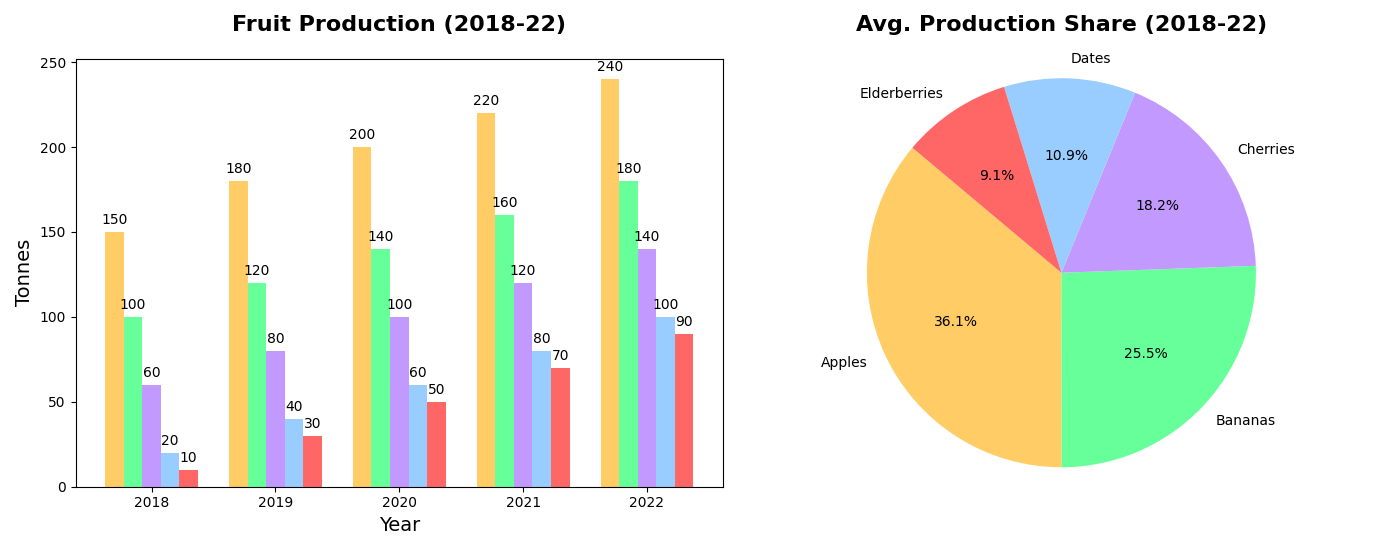

The Python source for this figure:
import matplotlib.pyplot as plt
import numpy as np

fruits = ["Apples", "Bananas", "Cherries", "Dates", "Elderberries"]
years = ["2018", "2019", "2020", "2021", "2022"]

fruit_production = np.array([
    [150, 180, 200, 220, 240],  # Apples
    [100, 120, 140, 160, 180],  # Bananas
    [60, 80, 100, 120, 140],    # Cherries
    [20, 40, 60, 80, 100],      # Dates
    [10, 30, 50, 70, 90]        # Elderberries
])

average_production = np.mean(fruit_production, axis=1)

bar_width = 0.15
x = np.arange(len(years))

fig, axs = plt.subplots(nrows=1, ncols=2, figsize=(14, 5.5))
colors = ['#FFCC66', '#66FF99', '#C299FF', '#99CCFF', '#FF6666']

# Bar chart for yearly production
for i, fruit in enumerate(fruits):
    axs[0].bar(x + i * bar_width, fruit_production[i], width=bar_width, color=colors[i])

axs[0].set_title('Fruit Production (2018-22)', fontsize=16, fontweight='bold', pad=20)
axs[0].set_xlabel('Year', fontsize=14)
axs[0].set_ylabel('Tonnes', fontsize=14)
axs[0].set_xticks(x + bar_width * 2)
axs[0].set_xticklabels(years)

# Adding values on top of bars
for i in range(len(fruits)):
    for j in range(len(years)):
        axs[0].text(x[j] + i * bar_width, fruit_production[i, j] + 3, str(fruit_production[i, j]), ha='center', va='bottom', fontsize=10)

# Standard pie chart for average production share
axs[1].pie(average_production, labels=fruits, colors=colors, autopct='%.1f%%', startangle=140)
axs[1].set_title('Avg. Production Share (2018-22)', fontsize=16, fontweight='bold', pad=20)
axs[1].axis('equal')  # Equal aspect ratio ensures that pie is drawn as a circle.

plt.tight_layout()
plt.show()
